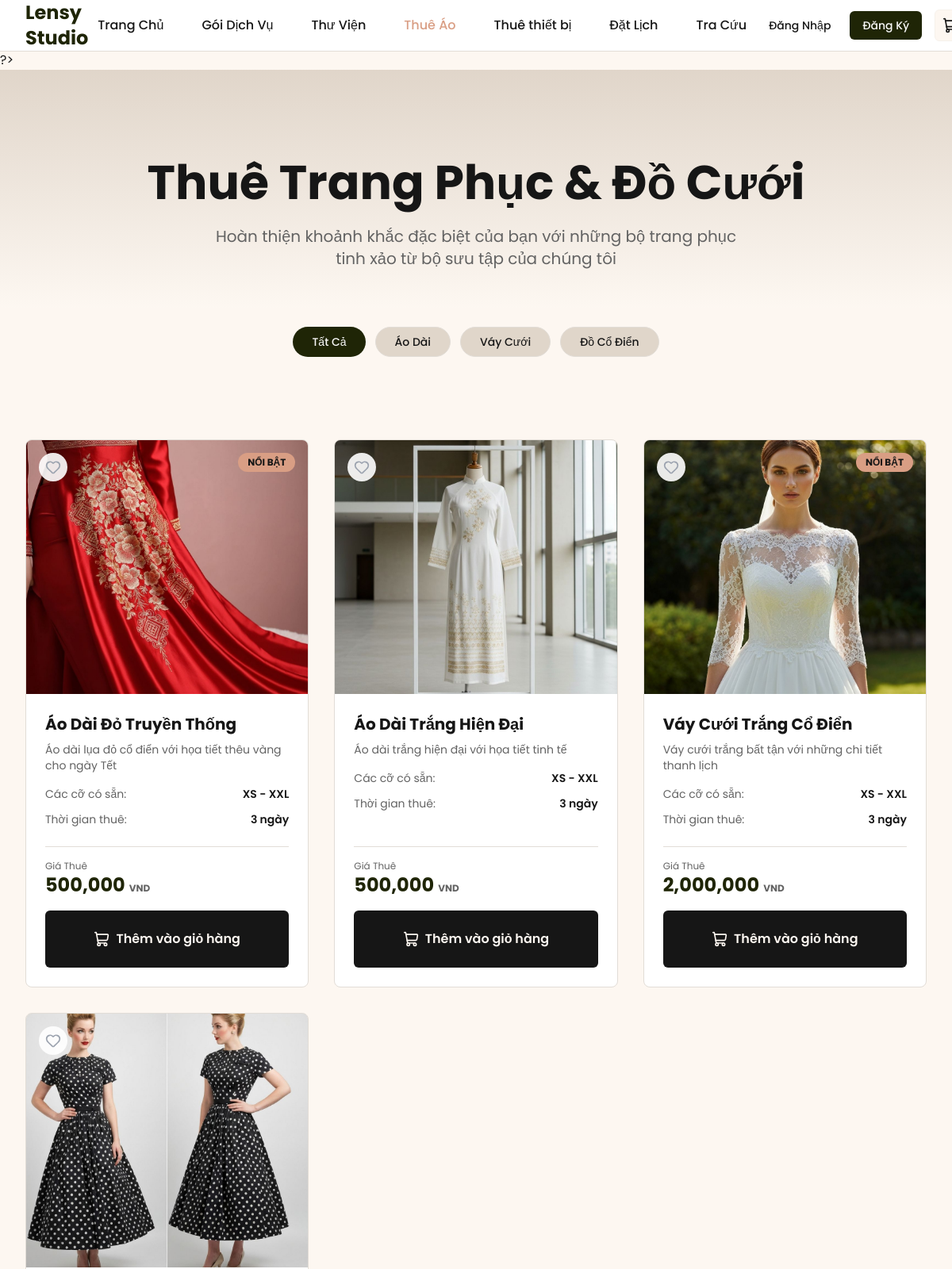
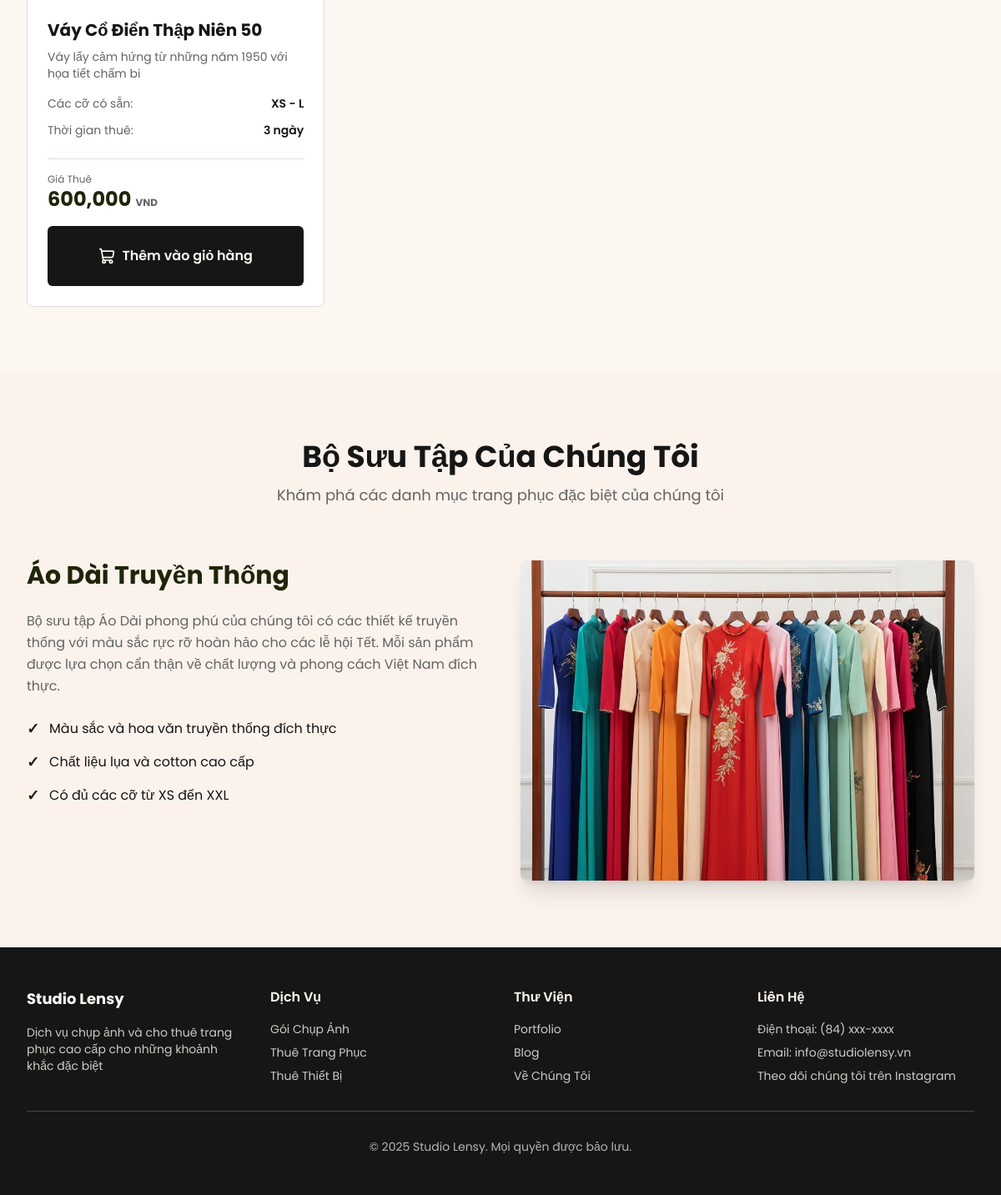
The page /costumes.php on the database its author committed (2 pictures, top to bottom).
### tables this page shows
CREATE TABLE `categories` (
  `id` int NOT NULL,
  `name` varchar(100) NOT NULL,
  `slug` varchar(100) DEFAULT NULL,
  `type` enum('service','rental_gear','rental_fashion') NOT NULL,
  `parent_id` int DEFAULT NULL,
  `image_url` varchar(255) DEFAULT NULL,
  `icon` varchar(50) DEFAULT NULL,
  `is_active` tinyint(1) DEFAULT '1'
);

CREATE TABLE `products` (
  `id` int NOT NULL,
  `category_id` int DEFAULT NULL,
  `name` varchar(255) NOT NULL,
  `slug` varchar(255) DEFAULT NULL,
  `description` text,
  `image_url` varchar(255) DEFAULT NULL,
  `rental_price_per_day` decimal(15,2) NOT NULL,
  `deposit_fee` decimal(15,2) NOT NULL,
  `insurance_fee` decimal(15,2) DEFAULT '0.00',
  `specifications` json DEFAULT NULL,
  `sizes` varchar(100) DEFAULT NULL,
  `total_stock_quantity` int DEFAULT '0',
  `is_featured` tinyint(1) DEFAULT '0',
  `is_active` tinyint(1) DEFAULT '1'
);

### costumes.php (the view, shortened to what this page needs)
<?php include 'components/head.php'; ?>
<?php include 'components/header.php'; ?>
<?php
$stmt = $pdo->prepare("SELECT * FROM categories WHERE type = 'rental_fashion'");
$stmt->execute();
$dbCategories = $stmt->fetchAll();
$categories = [["id" => "all", "name" => "Tất Cả"]];
foreach ($dbCategories as $cat) {
    if ($cat['slug'] === 'fashion-ao-dai') $id = 'ao-dai';
    elseif ($cat['slug'] === 'fashion-wedding') $id = 'wedding';
    elseif ($cat['slug'] === 'fashion-vintage') $id = 'vintage';
    else $id = $cat['slug'];
    $categories[] = ["id" => $id, "name" => $cat['name'], "db_id" => $cat['id']];
}
$stmt = $pdo->prepare("
    SELECT p.*, c.slug as category_slug
    FROM products p
    JOIN categories c ON p.category_id = c.id
    WHERE c.type = 'rental_fashion' AND p.is_active = 1
");
$stmt->execute();
$dbProducts = $stmt->fetchAll();
$costumes = [];
foreach ($dbProducts as $prod) {
    $catSlug = $prod['category_slug'];
    if ($catSlug === 'fashion-ao-dai') $catId = 'ao-dai';
    elseif ($catSlug === 'fashion-wedding') $catId = 'wedding';
    elseif ($catSlug === 'fashion-vintage') $catId = 'vintage';
    else $catId = $catSlug;
    $costumes[] = [
        "id" => $prod['id'],
        "category" => $catId,
        "name" => $prod['name'],
        "price" => number_format($prod['rental_price_per_day']),
        "rentalDays" => "3 ngày",
        "image" => $prod['image_url'],
        "description" => $prod['description'],
        "sizes" => $prod['sizes'] ?? "Standard",
        "featured" => (bool)$prod['is_featured'],
    ];
}
?>
?>
<main class="w-full bg-background text-foreground">
    <section class="pt-28 pb-12 bg-gradient-to-b from-muted to-background">
        <div class="max-w-7xl mx-auto px-4 sm:px-6 lg:px-8">
            <div class="text-center space-y-6">
                <h1 class="text-5xl md:text-6xl font-bold text-balance">
                    Thuê Trang Phục & Đồ Cưới
                </h1>
                <p class="text-xl text-muted-foreground max-w-2xl mx-auto text-pretty">
                    Hoàn thiện khoảnh khắc đặc biệt của bạn với những bộ trang phục tinh xảo từ bộ sưu tập của chúng tôi
                </p>
            </div>
        </div>
    </section>
    <section class="py-6 bg-background sticky top-16 z-40">
        <div class="max-w-7xl mx-auto px-4 sm:px-6 lg:px-8">
            <div class="flex flex-wrap gap-3 justify-center" id="costume-filters">
                <?php foreach ($categories as $cat): ?>
                    <button
                        data-id="<?php echo $cat['id']; ?>"
                        class="filter-btn px-6 py-2 rounded-full text-sm font-medium transition-all <?php echo $cat['id'] === 'all' ? 'bg-primary text-primary-foreground' : 'bg-muted text-foreground hover:bg-muted/80 border border-border'; ?>"
                    >
                        <?php echo $cat['name']; ?>
                    </button>
                <?php endforeach; ?>
            </div>
        </div>
    </section>
    <section class="py-20 bg-background">
        <div class="max-w-7xl mx-auto px-4 sm:px-6 lg:px-8">
            <div class="grid grid-cols-1 md:grid-cols-2 lg:grid-cols-3 gap-8" id="costume-grid">
                <?php foreach ($costumes as $costume): ?>
                    <div
                        class="costume-item bg-card border border-border rounded-lg overflow-hidden hover:shadow-xl transition-all duration-300 group flex flex-col"
                        data-category="<?php echo $costume['category']; ?>"
                    >
                        <div class="relative h-80 bg-muted overflow-hidden">
                            <img
                                src="<?php echo $costume['image']; ?>"
                                alt="<?php echo $costume['name']; ?>"
                                class="object-cover w-full h-full group-hover:scale-105 transition-transform duration-300"
                            >
                            <?php if ($costume['featured']): ?>
                                <div class="absolute top-4 right-4 bg-secondary text-foreground px-3 py-1 rounded-full text-xs font-bold">
                                    NỔI BẬT
                                </div>
                            <?php endif; ?>
                            <button class="absolute top-4 left-4 bg-white/90 hover:bg-white p-2 rounded-full transition-all">
                                <i data-lucide="heart" class="w-5 h-5 text-gray-400"></i>
                            </button>
                        </div>
                        <div class="p-6 flex flex-col flex-1">
                            <h3 class="text-xl font-bold mb-2">
                                <?php echo $costume['name']; ?>
                            </h3>
                            <p class="text-muted-foreground text-sm mb-4">
                                <?php echo $costume['description']; ?>
                            </p>
                            <div class="space-y-3 mb-6 text-sm">
                                <div class="flex items-center justify-between">
                                    <span class="text-muted-foreground">Các cỡ có sẵn:</span>
                                    <span class="font-semibold"><?php echo $costume['sizes']; ?></span>
                                </div>
                                <div class="flex items-center justify-between">
                                    <span class="text-muted-foreground">Thời gian thuê:</span>
                                    <span class="font-semibold"><?php echo $costume['rentalDays']; ?></span>
                                </div>
                            </div>
                            <div class="border-t border-border pt-4 mt-auto">
                                <div class="flex items-center justify-between mb-4">
                                    <div>
                                        <p class="text-xs text-muted-foreground">Giá Thuê</p>
                                        <p class="text-2xl font-bold text-primary">
                                            <?php echo $costume['price']; ?>
                                            <span class="text-xs text-muted-foreground">VND</span>
                                        </p>
                                    </div>
                                </div>
                                <button
                                    onclick="addToCart({id: <?php echo $costume['id']; ?>, name: '<?php echo addslashes($costume['name']); ?>', price: '<?php echo str_replace(',', '', $costume['price']); ?>', image: '<?php echo $costume['image']; ?>', quantity: 1})"
                                    class="w-full bg-foreground text-background hover:bg-foreground/90 font-semibold py-6 flex items-center justify-center gap-2 rounded-md transition-colors">
                                    <i data-lucide="shopping-cart" class="w-5 h-5"></i>
                                    Thêm vào giỏ hàng
                                </button>
                            </div>
                        </div>
                    </div>
                <?php endforeach; ?>
            </div>
        </div>
    </section>
    <section class="py-20 bg-secondary/5">
        <div class="max-w-7xl mx-auto px-4 sm:px-6 lg:px-8">
            <div class="text-center mb-16">
                <h2 class="text-4xl font-bold mb-3 text-balance">
                    Bộ Sưu Tập Của Chúng Tôi
                </h2>
                <p class="text-lg text-muted-foreground">
                    Khám phá các danh mục trang phục đặc biệt của chúng tôi
                </p>
            </div>
            <div class="grid grid-cols-1 md:grid-cols-2 gap-12">
                <div class="space-y-6">
                    <h3 class="text-3xl font-bold text-primary">
                        Áo Dài Truyền Thống
                    </h3>
                    <p class="text-muted-foreground leading-relaxed">
                        Bộ sưu tập Áo Dài phong phú của chúng tôi có các thiết kế truyền thống với màu sắc rực rỡ hoàn hảo cho các lễ hội Tết. Mỗi sản phẩm được lựa chọn cẩn thận về chất lượng và phong cách Việt Nam đích thực.
                    </p>
                    <ul class="space-y-3">
                        <li class="flex items-center gap-3">
                            <span class="text-primary font-bold text-lg">&check;</span>
                            <span>Màu sắc và hoa văn truyền thống đích thực</span>
                        </li>
                        <li class="flex items-center gap-3">
                            <span class="text-primary font-bold text-lg">&check;</span>
                            <span>Chất liệu lụa và cotton cao cấp</span>
                        </li>
                        <li class="flex items-center gap-3">
                            <span class="text-primary font-bold text-lg">&check;</span>
                            <span>Có đủ các cỡ từ XS đến XXL</span>
                        </li>
                    </ul>
                </div>
                <div class="relative h-96 rounded-lg overflow-hidden shadow-xl">
                    <img src="assets/costume-collection-ao-dai.jpg" alt="Áo Dài collection" class="object-cover w-full h-full">
                </div>
            </div>
        </div>
    </section>
</main>
<?php include 'components/footer.php'; ?>

### rows shown on the page
categories: name "Áo Dài"
categories: name "Váy Cưới"
categories: name "Đồ Cổ Điển"
products: image_url (picture), shows "NỔI BẬT", name "Áo Dài Đỏ Truyền Thống", description "Áo dài lụa đỏ cổ điển với họa tiết thêu vàng cho ngày Tết", sizes "XS - XXL", rentalDays "3 ngày", price "500,000"
products: image_url (picture), name "Áo Dài Trắng Hiện Đại", description "Áo dài trắng hiện đại với họa tiết tinh tế", sizes "XS - XXL", rentalDays "3 ngày", price "500,000"
products: image_url (picture), shows "NỔI BẬT", name "Váy Cưới Trắng Cổ Điển", description "Váy cưới trắng bất tận với những chi tiết thanh lịch", sizes "XS - XXL", rentalDays "3 ngày", price "2,000,000"
products: image_url (picture), name "Váy Cổ Điển Thập Niên 50", description "Váy lấy cảm hứng từ những năm 1950 với họa tiết chấm bi", sizes "XS - L", rentalDays "3 ngày", price "600,000"

### other values the page prints
$link['label'] "Trang Chủ"
$link['label'] "Gói Dịch Vụ"
$link['label'] "Thư Viện"
$link['label'] "Thuê Áo"
$link['label'] "Thuê thiết bị"
$link['label'] "Đặt Lịch"
$link['label'] "Tra Cứu"
$cat['name'] "Tất Cả"
